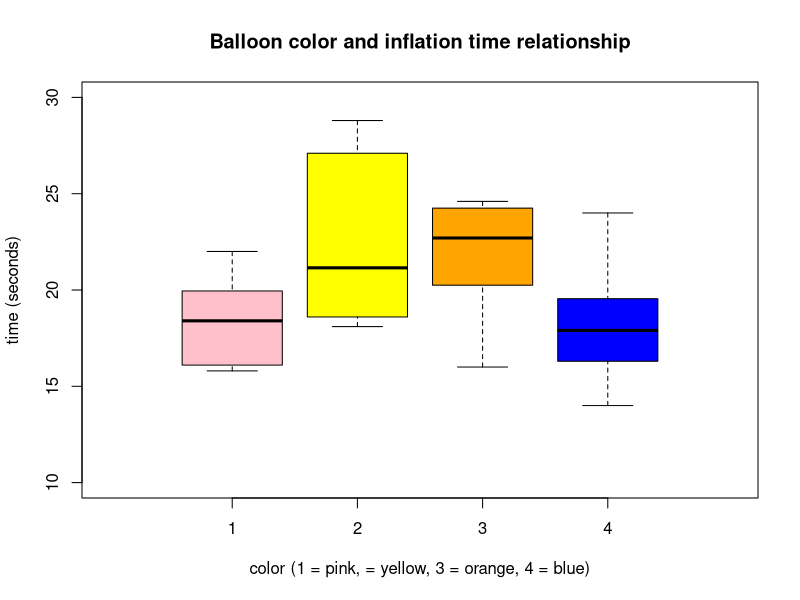
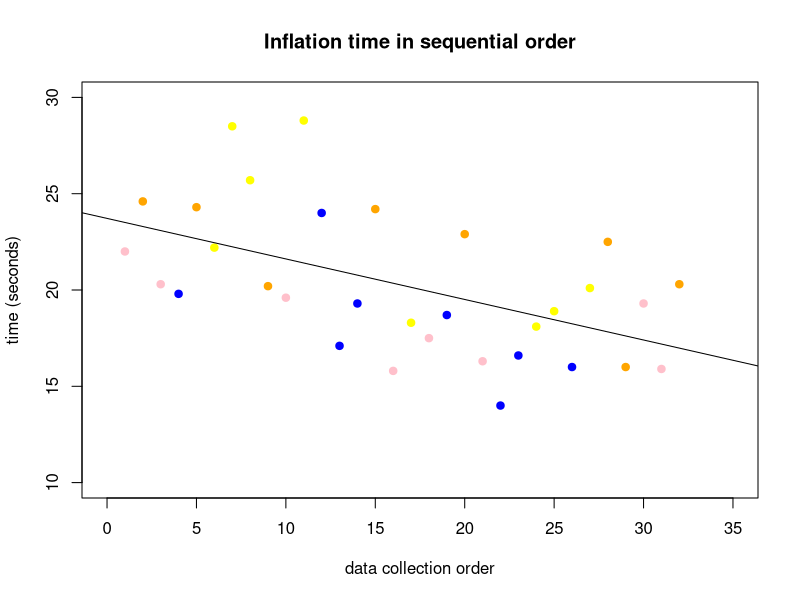

Write R code to recreate these figures, in order.
## ---- chunk 1
library(readr)
library(ggplot2)
## ---- chunk 2
#(a)
# uses library readr to import data from txt file
df <- read_delim("balloon_data.txt", delim = "\t")
head(df)
## ---- chunk 3
# (b)
df$COLOR <- as.factor(df$COLOR) # factor by color categories
# 1,2,3,4 denote the colors pink, yellow, orange, blue, respectively
boxplot(TIME ~ COLOR, data=df, main = "Balloon color and inflation time relationship", 
        col = c("pink", "yellow", "orange", "blue"),
        xlab = "color (1 = pink, = yellow, 3 = orange, 4 = blue)", 
        ylab = "time (seconds)", xlim = c(0, 5), ylim = c(10, 30))
## ---- chunk 4
# (c)
# we have one explainatory and response variable, so we use one way ANOVA
mod <- lm (TIME ~ COLOR, data=df)
summary(mod)
aov(mod)
## ---- chunk 5
# (d)
table(df$COLOR)
mean(df$TIME[df$COLOR == 1]) #pink
mean(df$TIME[df$COLOR == 2]) #yellow
mean(df$TIME[df$COLOR == 3]) #orange
mean(df$TIME[df$COLOR == 4]) #blue
## ---- chunk 6
# as an extra, here's the actual p value:
1 - pt(1.337, df = 28)
# which is actually <0.1, so maybe there is weak evidence against null hypothesis,
# but not for our chosen significance level
## ---- chunk 7
# (f)
plot(df$ORDER, df$TIME,  main = "Inflation time in sequential order", pch = 19, 
     xlab = "data collection order", ylab = "time (seconds)",
     col = c("pink", "yellow", "orange", "blue")[df$COLOR], 
     xlim = c(0, 35), ylim = c(10, 30)) 

# add a fitted line for interpretation
line <- lm(TIME ~ ORDER, data = df)
abline(line) 

